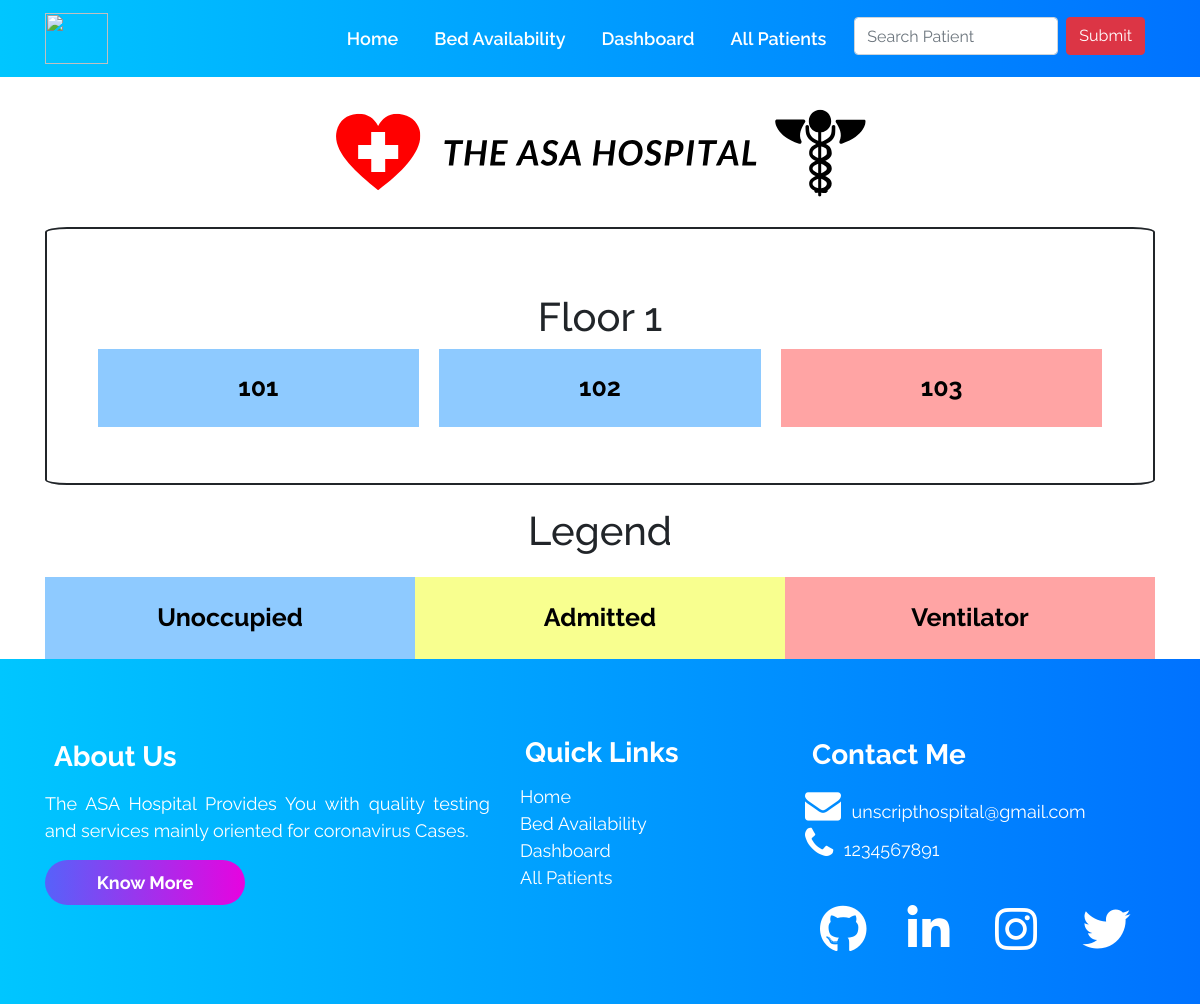
The page /bedavailability/ on the database as committed earlier.
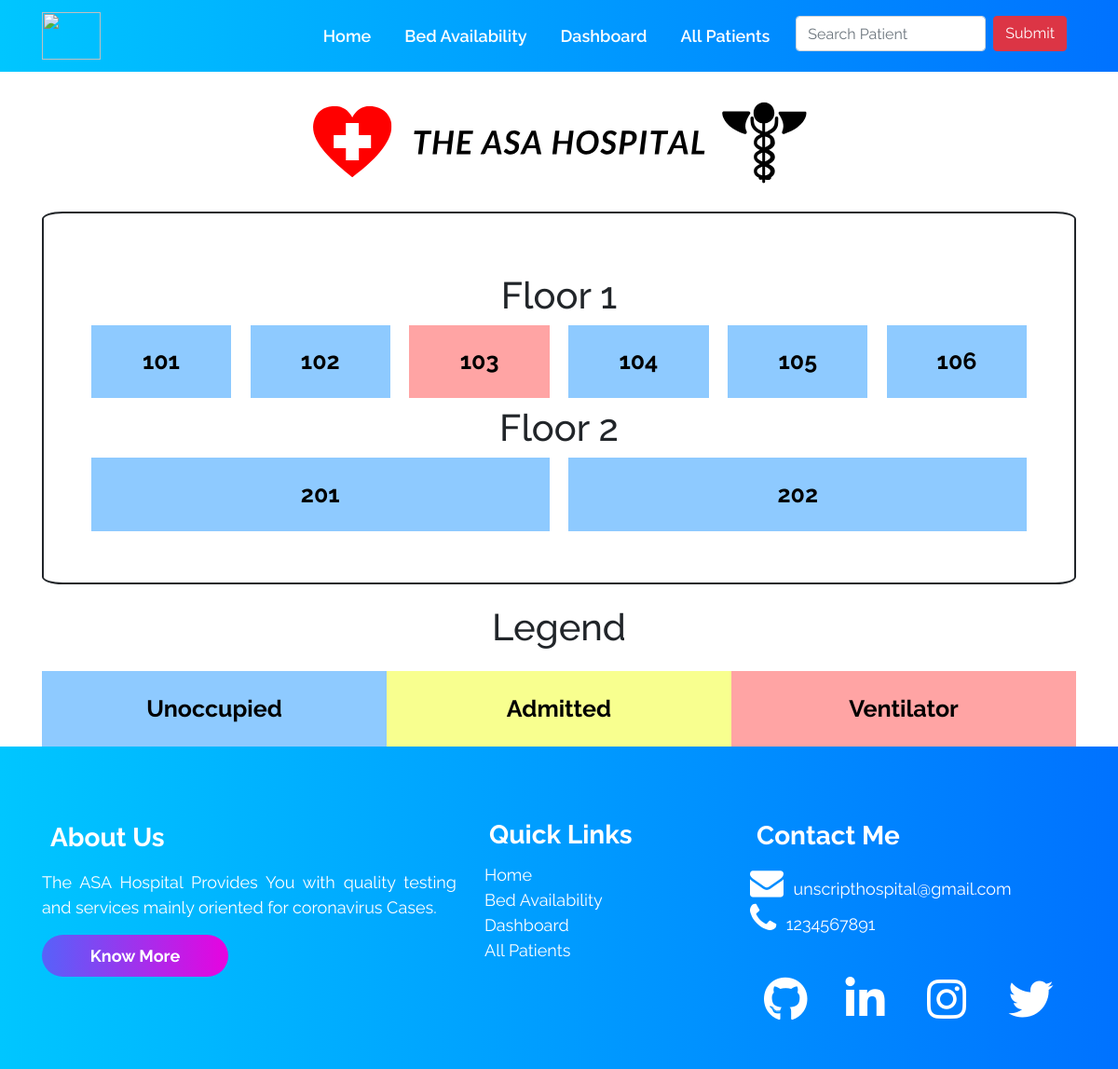
The same page on the database as committed later.
### accounts/models.py (models this page shows, shortened)
class Room (models.Model):
    floor_no = models.IntegerField(default=0)
    room_no = models.CharField(default="", max_length=500)
    ventilator = models.BooleanField(default=False)
    occupied = models.BooleanField(default=False)

### accounts/views.py (the view)
# urls.py: path("bedavailability/", views.bedavailability, name='bedavailability'),
def bedavailability(request):
    all_rooms_objects = Room.objects.all()
    max_rooms_on_floor = 6
    context = {'list': list, 'all_rooms_objects': all_rooms_objects,
               'max_rooms_on_floor': max_rooms_on_floor}
    return render(request, 'bedavailability.html', context)

### templates/bedavailability.html (shortened to what this page needs)
{% extends 'innerbase.html' %}
{% load static %}
{% block cssLinks %}
<link rel="stylesheet" href="{% static 'css/bed.css' %}">
{% endblock %}
{% block body %}
<div class="container my-6">
    <div class="banner">
        <img src="{% static 'svg/hospital banner.svg' %}" width="100%" height="150px" alt="">
    </div>
    <div class="border-outside">
        <div class="inner-container p-6">
            <div class="floor1 row">
                {% for room in all_rooms_objects %}
                {% if forloop.counter0|divisibleby:max_rooms_on_floor %}
            </div>
            <h1 class="text-center my-2">Floor {{room.floor_no}}</h1>
            <div class="floor1 row">
                {% endif %}
                <div class="col-sm room
                 {% if room.occupied %}yellow{% endif %}
                {% if room.ventilator %}red{% endif %}
                ">
                    {{room.room_no}}
                </div>
                {% endfor %}
            </div>
        </div>
    </div>
</div>
<div class="container">
    <h1 class="text-center heading-legend">Legend</h1>
    <div class="container">
        <div class="row text-center">
            <div class="col-4 blue">
                Unoccupied
            </div>
            <div class="col-4 yellow">
                Admitted
            </div>
            <div class="col-4 red">
                Ventilator
            </div>
        </div>
    </div>
</div>
{% endblock %}

### templates/innerbase.html (shortened to what this page needs)
{% load static %}
<!DOCTYPE html>
<html lang="en">
<head>
    <link rel="stylesheet" href="{% static 'css/base.css' %}">
    {% block cssLinks %}{% endblock %}
    <link rel="stylesheet" href="https://cdnjs.cloudflare.com/ajax/libs/font-awesome/4.7.0/css/font-awesome.min.css" />
    <link rel="stylesheet" href="https://stackpath.bootstrapcdn.com/bootstrap/4.5.0/css/bootstrap.min.css"
>
</head>
<body>
    <nav class="navbar navbar-expand-lg sticky-top ">
        <div class="container">
            <a class="navbar-brand" href="/">
                <section id="leftlogo">
                    <img src="https://res.cloudinary.com/dnv3ztqf1/image/upload/v1608906379/Images%20for%20UNSCRIPT%20ROOKIE/logos/navbarlogo_kn59xi.png"
                        width="100%" class="d-inline-block align-top" loading="lazy" />
                </section>
            </a>
            <div class="collapse navbar-collapse" id="navbarNav">
                <ul class="navbar-nav ml-auto">
                    <li class="link-background">
                        <a href='/' class="nav-link left">Home</a>
                    </li>
                    <li class="link-background">
                        <a href="/bedavailability" class="nav-link left">Bed Availability</a>
                    </li>
                    <li class="link-background">
                        <a href="/dashboard" class="nav-link left">Dashboard</a>
                    </li>
                    <li class="link-background">
                        <a href="/allpatients" class="nav-link left">All Patients</a>
                    </li>
                    <li>
                        <form class="form-inline" action="/search" method="POST">
                            <input class="form-control mr-sm-2" name="name" type="search" placeholder="Search Patient"
                                aria-label="Search" />
                            <input class="btn btn-danger my-2 my-sm-0" type="submit">
                        </form>
                    </li>
                </ul>
            </div>
        </div>
    </nav>
    {% block body %}{% endblock %}
    <div class="outer_box_for_waves">
        <section id="wavesbelownavbar">
        </section>
    </div>
    <div class="footer_bottom">
        <br /><br />
        <div class="container">
            <div class="row">
                <div class="col-md-5 footer_about_section">
                    <h3><b>About Us</b></h3>
                    <p class="text-justify about_footer">
                        The ASA Hospital Provides You with quality testing and
                        services mainly oriented for coronavirus Cases.
                    </p>
                    <a href="#"><button id="commonbuttons"><b>Know More</b></button></a>
                </div>
                <div class="col-md-3 footer_quicklinks_section">
                    <h3><b>Quick Links</b></h3>
                    <ul class="footer-links">
                        <li><a href="/">Home</a></li>
                        <li><a href="/bedavailability">Bed Availability</a></li>
                        <li><a href="/dashboard">Dashboard</a></li>
                        <li><a href="/allpatients">All Patients</a></li>
                    </ul>
                </div>
                <div class=" col-md-4 footer_contact_section">
                    <h3><b>Contact Me</b></h3>
                    <ul class="footer-links">
                        <li>
                            <a href="mailto:aakashcoder1210@gmail.com?subject =Hello Aakash = Message"><i
                                    style="padding-right: 3%" class="fa fa-2x fa-envelope"
                                    aria-hidden="true"></i>unscripthospital@gmail.com</a>
                        </li>
                        <li>
                            <a href="tel:+91 1234567891"><i style="padding-right: 3%" class="fa fa-2x fa-phone"
                                    aria-hidden="true"></i>1234567891</a>
                        </li>
                    </ul>
                    <br />
                    <div class="container">
                        <div class="row">
                            <div class="col-sm-3">
                                <a href="https://github.com/AakashCode12" target="_blank"><i id="github"
                                        class="fa fa-3x fa-github" aria-hidden="true"></i></a>
                            </div>
                            <div class="col-sm-3">
                                <a href="https://www.linkedin.com/in/aakash-yadav-a30627190/" target="_blank"><i
                                        id="linkedin" class="fa fa-3x fa-linkedin" aria-hidden="true"></i></a>
                            </div>
                            <div class="col-sm-3">
                                <a href="https://www.instagram.com/aakash_igram/" target="_blank"><i id="instagram"
                                        class="fa fa-3x fa-instagram" aria-hidden="true"></i></a>
                            </div>
                            <div class="col-sm-3">
                                <a href="https://twitter.com/Aakashv0007" target="_blank"><i id="twitter"
                                        class="fa fa-3x fa-twitter" aria-hidden="true"></i></a>
                            </div>
                        </div>
                    </div>
                </div>
            </div>
        </div>
        <br /><br />
    </div>
</body>
</html>

### static/css/base.css (style rules this page uses)
* { margin: 0; padding: 0; font-family: "Raleway", sans-serif; scroll-behavior: smooth; }
.navbar a { color: rgb(255, 255, 255) !important; transition: all 0.3s ease-in-out; }
.footer_bottom a { color: rgb(255, 255, 255) !important; transition: all 0.3s ease-in-out; }
h3 { padding: 2% 2% 2% 2%; }
.navbar-nav li { padding: 0 10px; }
.navbar-nav li a { text-align: right; color: #fff; font-size: large; font-weight: 600; }
.navbar { background: -webkit-linear-gradient(right, #0072ff, #00c6ff); }
#leftlogo img { width: 63.48px; height: 51.24px; }
a.left { position: relative; }
a.left:before { content: ""; position: absolute; width: 0; height: 3px; bottom: 0; left: 0; background-color: rgb(255, 255, 255); visibility: hidden; transition: all 0.3s ease-in-out; }
#commonbuttons { padding: 2%; border: none; border-radius: 25px; color: white; font-size: 18px; background: -webkit-linear-gradient(right, hsl(302, 97%, 46%), #6156f9e3); width: 200px; transition: all 0.3s ease-in; border: none; }
.outer_box_for_waves { overflow: hidden; color: aliceblue; background: -webkit-linear-gradient(right, #0072ff, #00c6ff); }
.footer_bottom { background: -webkit-linear-gradient(right, #0072ff, #00c6ff); }
.footer_about_section h3 { color: #fff; }
.footer_quicklinks_section h3 { color: #fff; }
.footer_contact_section h3 { color: #fff; }
.footer_about_section p { color: #fff; }
.footer_about_section p { font-size: 18px; }
.footer-links li { list-style: none; font-size: 18px; }
.footer-links li a { text-decoration: wavy; }
#github { color: #ffffff; padding: 5% 0% 5% 0%; }
#linkedin { color: #ffffff; padding: 5% 0% 5% 0%; }
#instagram { color: #ffffff; padding: 5% 0% 5% 0%; }
#twitter { color: #ffffff; padding: 5% 0% 5% 0%; }

### static/css/bed.css (style rules this page uses)
.border-outside { padding: 5%; border-width: 2px; border-style: solid; border-radius: 2%; }
.room { padding: 2%; margin-left: 1%; margin-right: 1%; background-color: rgb(142, 202, 255); color: rgb(0, 0, 0); font-size: 25px; text-align: center; font-weight: 700; }
.heading-legend { margin: 2%; }
.blue { padding: 2%; background-color: rgb(142, 202, 255); color: rgb(0, 0, 0); font-size: 25px; text-align: center; font-weight: 700; }
.yellow { padding: 2%; background-color: #f8ff8f; color: rgb(0, 0, 0); font-size: 25px; text-align: center; font-weight: 700; }
.red { padding: 2%; background-color: #ffa4a4; color: rgb(0, 0, 0); font-size: 25px; text-align: center; font-weight: 700; }

Rows that differ between the two databases and show on the page:
added Room: room_no "104"
added Room: room_no "105"
added Room: room_no "106"
added Room: floor_no "2", room_no "201"
added Room: room_no "202"
